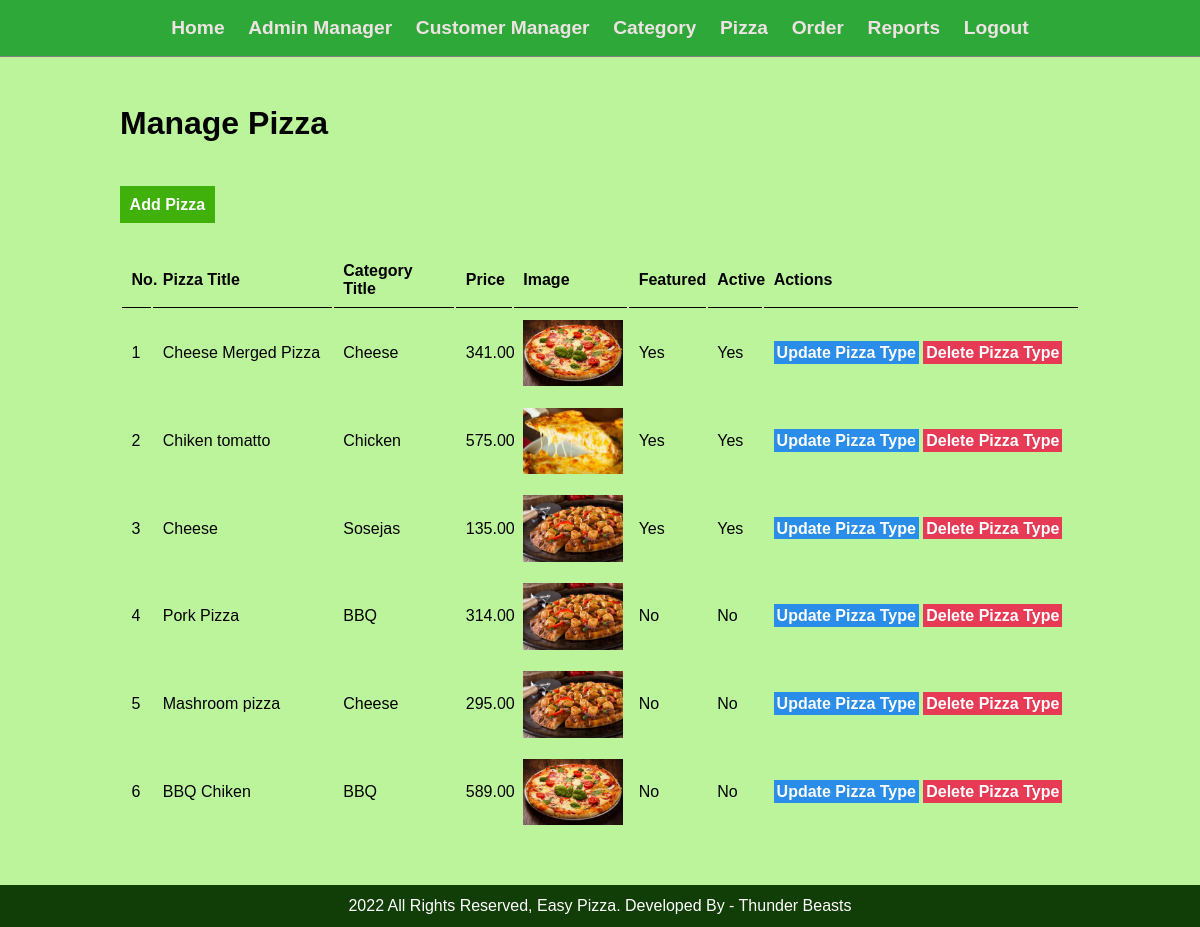
The page /admin/manage-pizza.php (signed in) on the database its author committed.
### tables this page shows
CREATE TABLE `pizza_item` (
  `id_pizza` int(10) UNSIGNED NOT NULL,
  `id_category` int(10) UNSIGNED NOT NULL,
  `title` varchar(100) NOT NULL,
  `description` text NOT NULL,
  `price` decimal(10,2) NOT NULL,
  `image_name` varchar(255) NOT NULL,
  `featured` varchar(10) NOT NULL,
  `active` varchar(10) NOT NULL
);

CREATE TABLE `pizza_category` (
  `id_category` int(10) UNSIGNED NOT NULL,
  `title` varchar(100) NOT NULL,
  `image_name` varchar(255) NOT NULL,
  `featured` varchar(10) NOT NULL,
  `active` varchar(10) NOT NULL
);

### admin/manage-pizza.php (the view, shortened to what this page needs)
<?php include('partials/menu.php')?>
<div class="main-content">
    <div class="wrapper">
        <h1>Manage Pizza</h1>
        <br>
        <br><br>
        <a href="<?php echo SITEURL;?>/admin/add-pizza.php" class="btn-primary">Add Pizza</a>
        <br><br><br>
        <table class="tbl-full">
            <tr>
                <th>No.</th>
                <th>Pizza Title</th>
                <th>Category Title</th>
                <th>Price</th>
                <th>Image</th>
                <th>Featured</th>
                <th>Active</th>
                <th>Actions</th>
            </tr>
            <?php
            $sql = "SELECT pizza_item.*, pizza_category.title as title_category FROM pizza_item
            INNER JOIN pizza_category ON pizza_category.id_category=pizza_item.id_category ORDER BY pizza_item.id_pizza ASC";
            $res = mysqli_query($conn, $sql);
            $sn = 1;
            $count = mysqli_num_rows($res);
            if ($count > 0) {
                while ($row = mysqli_fetch_assoc($res)) {
                    $id_pizza = $row['id_pizza'];
                    $title = $row['title'];
                    $title_category = $row['title_category'];
                    $price = $row['price'];
                    $image_name = $row['image_name'];
                    $featured = $row['featured'];
                    $active = $row['active'];
            ?>
                    <tr>
                        <td><?php echo $sn++; ?></td>
                        <td><?php echo $title; ?></td>
                        <td><?php echo $title_category; ?></td>
                        <td><?php echo $price; ?></td>
                        <td>
                            <?php
                            if($image_name!="")
                            {
                                ?>
                                <img src="<?php echo SITEURL;?>images/pizza/<?php echo $image_name;?>" width="100px">
                                <?php
                            }
                            else
                            {
                                echo "<div class='error text-center'>Image Not Added</div>";
                            }
                             ?>
                        </td>
                        <td><?php echo $featured; ?></td>
                        <td><?php echo $active; ?></td>
                        <td>
                            <a href="<?php echo SITEURL; ?>/admin/update-pizza.php?id=<?php echo $id_pizza; ?>" class="btn-secondary">Update Pizza Type</a>
                            <a href="<?php echo SITEURL; ?>/admin/delete-pizza.php?id=<?php echo $id_pizza; ?>&image_name=<?php echo $image_name; ?>" class="btn-danger">Delete Pizza Type</a>
                        </td>
                    </tr>
                <?php
                }
            }
            ?>
        </table>
    </div>
</div>
<?php include('partials/footer.php')?>

### css/admin.css (style rules this page uses)
* { margin: 0; padding: 0; font-family: Arial, Helvetica, sans-serif; }
.wrapper { padding: 1%; width: 80%; margin: 0 auto; }
.tbl-full { width: 100%; }
table tr th { border-bottom: 1px solid black; padding: 1%; text-align: left; }
table tr td { padding: 1%; }
.btn-primary { background-color: #40b10b; padding: 1%; color: white; text-decoration: none; font-weight: bold; }
.btn-secondary { background-color: #2a8de9; padding: 1%; color: white; text-decoration: none; font-weight: bold; }
.btn-danger { background-color: #e73a54; padding: 1%; color: white; text-decoration: none; font-weight: bold; }
a { text-decoration: none; }
.main-content { background-color: #67e61d70; padding: 3% 0; min-height: 76%; }

### rows shown on the page
pizza_item: title "Cheese Merged Pizza", id_category.title "Cheese", price "341.00", image_name (picture), featured "Yes", active "Yes"
pizza_item: title "Chiken tomatto", id_category.title "Chicken", price "575.00", image_name (picture), featured "Yes", active "Yes"
pizza_item: title "Cheese", id_category.title "Sosejas", price "135.00", image_name (picture), featured "Yes", active "Yes"
pizza_item: title "Pork Pizza", id_category.title "BBQ", price "314.00", image_name (picture), featured "No", active "No"
pizza_item: title "Mashroom pizza", id_category.title "Cheese", price "295.00", image_name (picture), featured "No", active "No"
pizza_item: title "BBQ Chiken", id_category.title "BBQ", price "589.00", image_name (picture), featured "No", active "No"
